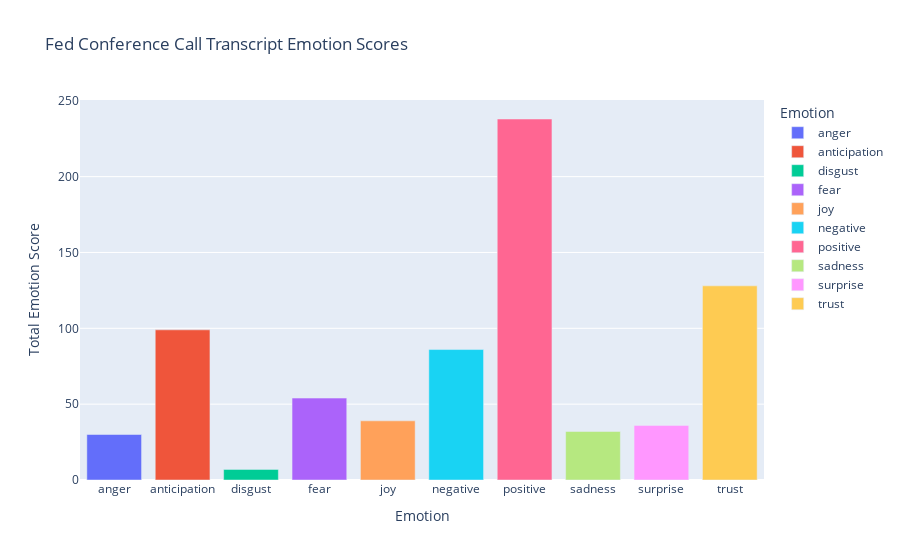

This figure's notebook cell:
### Code cell
df_fed['emotion_scores'] = df_fed['sentences'].apply(get_emotion_scores)
emotions_df = df_fed['emotion_scores'].apply(pd.Series).fillna(0)
result_df = pd.concat([df_fed.drop(columns=['emotion_scores']), emotions_df], axis=1)
melted_df = result_df.melt(id_vars=['sentences'], var_name='emotion', value_name='score')
total_scores = melted_df.groupby('emotion')['score'].sum().reset_index()

fed_emotion = px.bar(total_scores, x='emotion', y='score', color='emotion',
             labels={'score': 'Total Emotion Score', 'emotion': 'Emotion'},
             title='Fed Conference Call Transcript Emotion Scores')

fed_emotion.update_layout(
    xaxis_title='Emotion',
    yaxis_title='Total Emotion Score',
)

### Figure 1 — Plotly figure (JSON) as saved in the notebook; plotly's stock layout.template omitted (floating-point values rounded to 4 significant figures)
{"data": [{"alignmentgroup": "True", "hovertemplate": "Emotion=%{x}<br>Total Emotion Score=%{y}<extra></extra>", "legendgroup": "anger", "marker": {"color": "#636efa", "pattern": {"shape": ""}}, "name": "anger", "offsetgroup": "anger", "orientation": "v", "showlegend": true, "textposition": "auto", "type": "bar", "x": ["anger"], "xaxis": "x", "y": [30], "yaxis": "y"}, {"alignmentgroup": "True", "hovertemplate": "Emotion=%{x}<br>Total Emotion Score=%{y}<extra></extra>", "legendgroup": "anticipation", "marker": {"color": "#EF553B", "pattern": {"shape": ""}}, "name": "anticipation", "offsetgroup": "anticipation", "orientation": "v", "showlegend": true, "textposition": "auto", "type": "bar", "x": ["anticipation"], "xaxis": "x", "y": [99], "yaxis": "y"}, {"alignmentgroup": "True", "hovertemplate": "Emotion=%{x}<br>Total Emotion Score=%{y}<extra></extra>", "legendgroup": "disgust", "marker": {"color": "#00cc96", "pattern": {"shape": ""}}, "name": "disgust", "offsetgroup": "disgust", "orientation": "v", "showlegend": true, "textposition": "auto", "type": "bar", "x": ["disgust"], "xaxis": "x", "y": [7], "yaxis": "y"}, {"alignmentgroup": "True", "hovertemplate": "Emotion=%{x}<br>Total Emotion Score=%{y}<extra></extra>", "legendgroup": "fear", "marker": {"color": "#ab63fa", "pattern": {"shape": ""}}, "name": "fear", "offsetgroup": "fear", "orientation": "v", "showlegend": true, "textposition": "auto", "type": "bar", "x": ["fear"], "xaxis": "x", "y": [54], "yaxis": "y"}, {"alignmentgroup": "True", "hovertemplate": "Emotion=%{x}<br>Total Emotion Score=%{y}<extra></extra>", "legendgroup": "joy", "marker": {"color": "#FFA15A", "pattern": {"shape": ""}}, "name": "joy", "offsetgroup": "joy", "orientation": "v", "showlegend": true, "textposition": "auto", "type": "bar", "x": ["joy"], "xaxis": "x", "y": [39], "yaxis": "y"}, {"alignmentgroup": "True", "hovertemplate": "Emotion=%{x}<br>Total Emotion Score=%{y}<extra></extra>", "legendgroup": "negative", "marker": {"color": "#19d3f3", "pattern": {"shape": ""}}, "name": "negative", "offsetgroup": "negative", "orientation": "v", "showlegend": true, "textposition": "auto", "type": "bar", "x": ["negative"], "xaxis": "x", "y": [86], "yaxis": "y"}, {"alignmentgroup": "True", "hovertemplate": "Emotion=%{x}<br>Total Emotion Score=%{y}<extra></extra>", "legendgroup": "positive", "marker": {"color": "#FF6692", "pattern": {"shape": ""}}, "name": "positive", "offsetgroup": "positive", "orientation": "v", "showlegend": true, "textposition": "auto", "type": "bar", "x": ["positive"], "xaxis": "x", "y": [238], "yaxis": "y"}, {"alignmentgroup": "True", "hovertemplate": "Emotion=%{x}<br>Total Emotion Score=%{y}<extra></extra>", "legendgroup": "sadness", "marker": {"color": "#B6E880", "pattern": {"shape": ""}}, "name": "sadness", "offsetgroup": "sadness", "orientation": "v", "showlegend": true, "textposition": "auto", "type": "bar", "x": ["sadness"], "xaxis": "x", "y": [32], "yaxis": "y"}, {"alignmentgroup": "True", "hovertemplate": "Emotion=%{x}<br>Total Emotion Score=%{y}<extra></extra>", "legendgroup": "surprise", "marker": {"color": "#FF97FF", "pattern": {"shape": ""}}, "name": "surprise", "offsetgroup": "surprise", "orientation": "v", "showlegend": true, "textposition": "auto", "type": "bar", "x": ["surprise"], "xaxis": "x", "y": [36], "yaxis": "y"}, {"alignmentgroup": "True", "hovertemplate": "Emotion=%{x}<br>Total Emotion Score=%{y}<extra></extra>", "legendgroup": "trust", "marker": {"color": "#FECB52", "pattern": {"shape": ""}}, "name": "trust", "offsetgroup": "trust", "orientation": "v", "showlegend": true, "textposition": "auto", "type": "bar", "x": ["trust"], "xaxis": "x", "y": [128], "yaxis": "y"}], "layout": {"autosize": true, "barmode": "relative", "legend": {"title": {"text": "Emotion"}, "tracegroupgap": 0}, "title": {"text": "Fed Conference Call Transcript Emotion Scores"}, "xaxis": {"anchor": "y", "autorange": true, "categoryarray": ["anger", "anticipation", "disgust", "fear", "joy", "negative", "positive", "sadness", "surprise", "trust"], "categoryorder": "array", "domain": [0, 1], "range": [-0.5, 9.5], "title": {"text": "Emotion"}, "type": "category"}, "yaxis": {"anchor": "x", "autorange": true, "domain": [0, 1], "range": [0, 250.5], "title": {"text": "Total Emotion Score"}, "type": "linear"}}}
